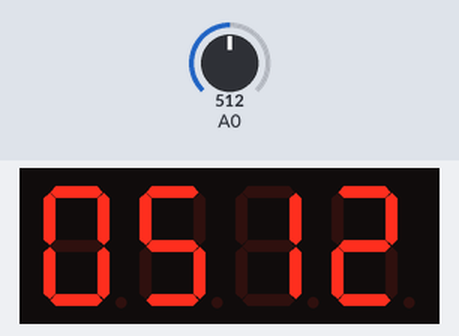
The sketch below on a simulated Arduino Uno, built with avr-gcc and run on an emulated ATmega328P. Shown: 4-digit seven-segment display. Wiring (inferred from the names in the program): 4-digit 7-segment display, segments lit when HIGH: segments pin 12, pin 10, pin 6, pin 8, pin 9, pin 11, pin 5, pin 7; digit selects pin 13, pin 2, pin 3, pin 4. The test bench sets the inputs (shaded band); at power-on: A0 = 512. The segment pins are drawn as the display they are named for.

Above: at 1.2 s.
1.3 s: A0 set to 716
At 1.8 s:
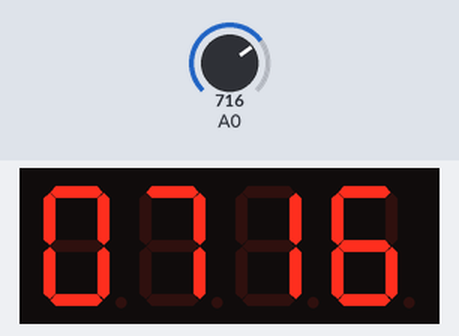
2.8 s: A0 set to 900
At 4.0 s:
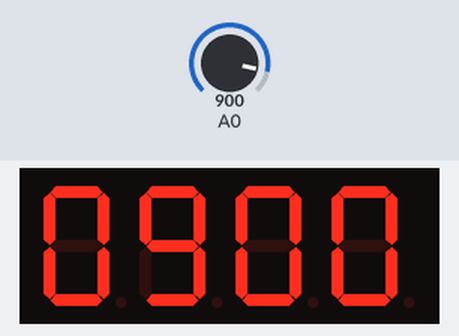
4.3 s: A0 set to 1023
At 5.3 s:
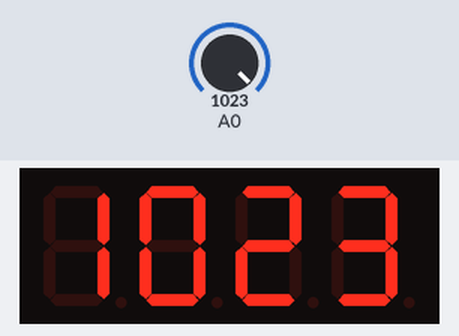
Timing chart, 0 to 7.3 s (numbered marks = the images above; inputs shaded):
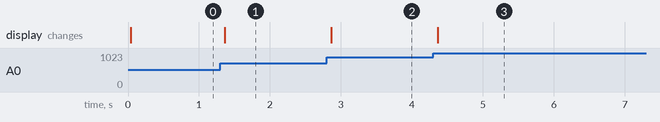

The sketch:

task3.ino
```cpp
// === ЛР4: Задание 3 — 4×7-seg, общий катод (CC), транзисторы NPN (low-side) ===
// Разряд включается уровнем HIGH
#define DIGIT_ENABLE_IS_HIGH 1

// Тайминги (можно подстроить при необходимости)
#define ON_US       1200   // выдержка включенного разряда (600–1200 мкс)
#define BLANK_US     50   // короткое гашение между разрядами
#define SETTLE_US    10   // пауза на установку сегментов

// Пины сегментов в ПОРЯДКЕ: A, B, C, D, E, F, G, DP  (твоя распиновка)
const uint8_t segPins[8]   = {12, 10, 6, 8, 9, 11, 5, 7};
// Пины разрядов слева→направо (тысячи, сотни, десятки, единицы)
// ВАЖНО: не используем D1 (TX), вместо него D13
const uint8_t digitPins[4] = {13, 2, 3, 4};

// Таблица сегментов (CC): биты в порядке a..g (1 = сегмент ВКЛ)
const uint8_t DIGITS_A2G[10] = {
  //  a  b  c  d  e  f  g
  0b0111111, // 0
  0b0000110, // 1
  0b1011011, // 2
  0b1001111, // 3
  0b1100110, // 4
  0b1101101, // 5
  0b1111101, // 6
  0b0000111, // 7
  0b1111111, // 8
  0b1101111  // 9
};

inline void allDigitsOff() {
  // Для NPN-low-side: LOW = разряд выключен, HIGH = включен
  for (uint8_t i=0;i<4;i++) digitalWrite(digitPins[i], LOW);
}
inline void setDigit(uint8_t idx, bool on){
  digitalWrite(digitPins[idx], on ? HIGH : LOW);
}
inline void setSegments(uint8_t patA2G){
  // CC: HIGH включает сегмент
  for (int s=0; s<7; ++s) digitalWrite(segPins[s], (patA2G >> s) & 1 ? HIGH : LOW);
  digitalWrite(segPins[7], LOW); // DP выключена
}

void setup(){
  // Не используем Serial.begin(), чтобы UART не дёргал D1/TX
  for (auto p: segPins)   pinMode(p, OUTPUT);
  for (auto p: digitPins) pinMode(p, OUTPUT);
  allDigitsOff();
  pinMode(A0, INPUT);
}

inline void show4(uint16_t v){
  // тысяч–сотен–десятков–единиц (слева→направо)
  uint8_t d[4] = { (uint8_t)((v/1000)%10),
                   (uint8_t)((v/100)%10),
                   (uint8_t)((v/10)%10),
                   (uint8_t)(v%10) };

  for (uint8_t i=0;i<4;i++){
    // 1) гарантированно гасим все разряды
    allDigitsOff();
    delayMicroseconds(BLANK_US);

    // 2) ставим сегменты будущей цифры, даём им «устаканиться»
    setSegments(DIGITS_A2G[d[i]]);
    delayMicroseconds(SETTLE_US);

    // 3) включаем ТОЛЬКО текущий разряд
    setDigit(i, true);
    delayMicroseconds(ON_US);

    // 4) выключаем (перейдём к следующему)
    setDigit(i, false);
  }
}

void loop(){
  uint16_t val = analogRead(A0);   // 0000…1023
  show4(val);
}
```

Measured:
- after the input at 1.3 s, the display: changes after 0.07 s (image 1)
- after the input at 2.8 s, the display: changes after 0.06 s (image 2)
- after the input at 4.3 s, the display: changes after 0.07 s (image 3)
